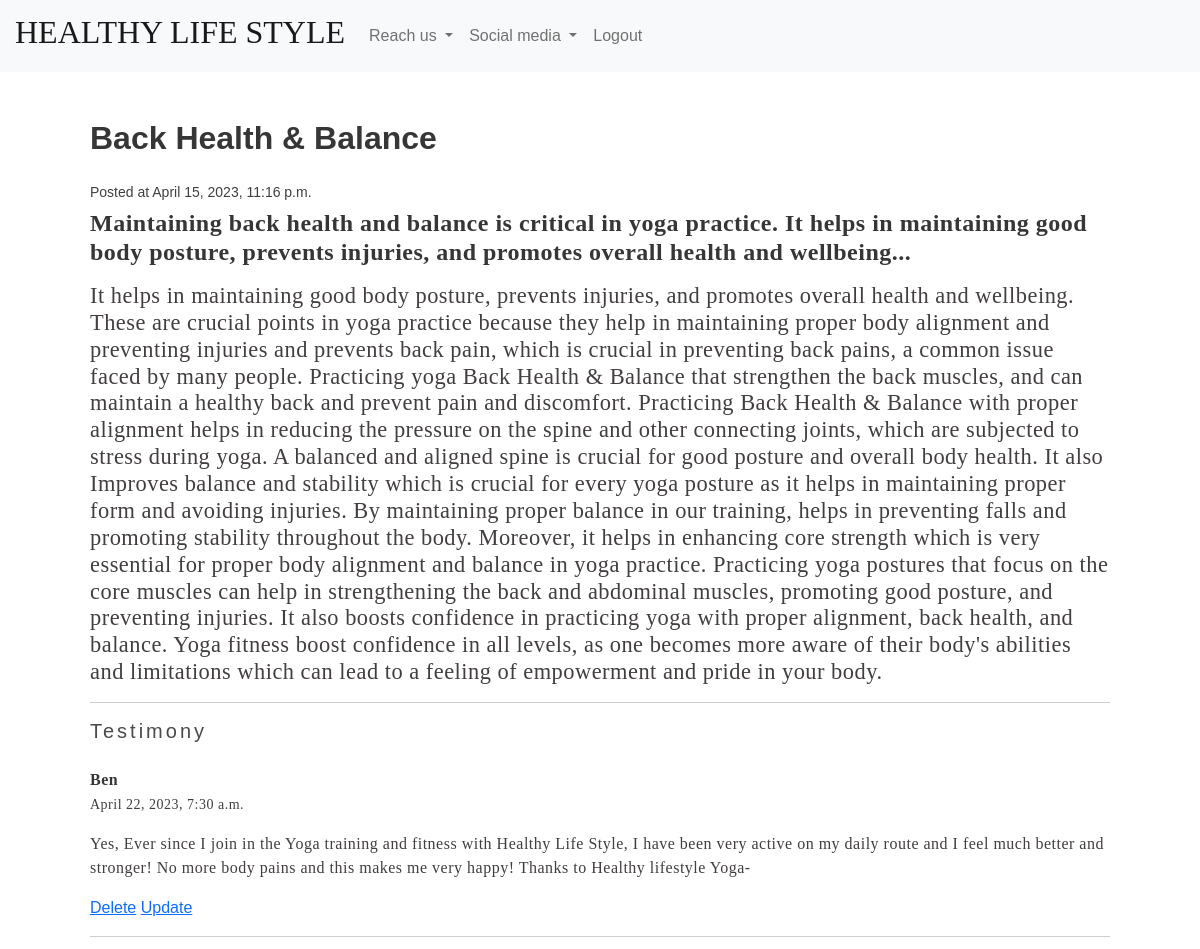
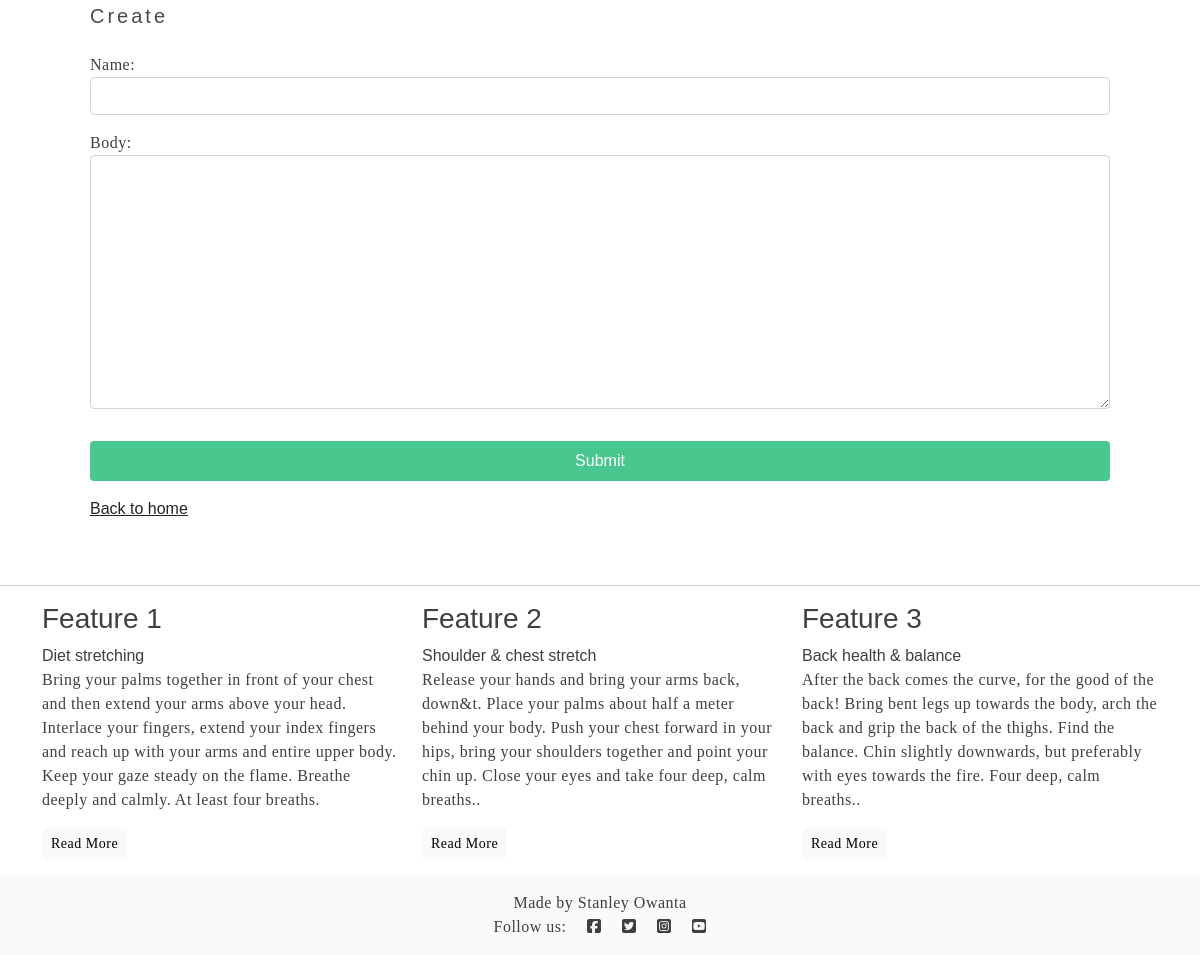
The app's page /-Balance-/ (signed in) with its own data (2 pictures, top to bottom).
### yogapp/models.py (models this page shows, shortened)
class Post(models.Model):
    title = models.CharField(max_length=255)
    author = models.ForeignKey(User, on_delete=models.CASCADE)
    slug = models.SlugField()
    intro = models.TextField()
    body = models.TextField()
    created_on = models.DateTimeField(auto_now_add=True)
    class Meta:
        ordering = ["-created_on"]

class Comment(models.Model):
    author = models.ForeignKey(User, on_delete=models.CASCADE, default='')
    post = models.ForeignKey(
        Post, related_name='comments', on_delete=models.CASCADE)
    name = models.CharField(max_length=255)
    email = models.EmailField()
    body = models.TextField()
    created_on = models.DateTimeField(auto_now_add=True)
    class Meta:
        ordering = ["-created_on"]

### yogapp/views.py (the view)
# urls.py: path('<slug:slug>/', views.post_detail, name='post_detail'),
def post_detail(request, slug):
    post = Post.objects.get(slug=slug)
    if request.method == 'POST':
        form = CommentForm(request.POST)
        if form.is_valid():
            comment = form.save(commit=False)
            comment.post = post
            comment.author = request.user
            comment.save()
            messages.success(request, 'Comment created successfully')
            return redirect('post_detail', slug=post.slug)
        else:
            messages.error(request, 'Error creating comment')
    else:
        form = CommentForm()
    return render(
        request,
        'blog/post_detail.html',
        {'post': post, 'form': form}
    )

### yogapp/forms.py
class CommentForm(forms.ModelForm):
    class Meta:
        model = Comment
        fields = ['name', 'body']
        widgets = {
            'name': forms.TextInput(attrs={'class': 'form-control'}),
            'body': forms.Textarea(attrs={'class': 'form-control'}),
        }

### yogapp/templates/blog/post_detail.html (shortened to what this page needs)
{% extends 'base.html' %}
{% block content %}
<h3 class="title">{{ post.title }}</h3>
<small>Posted at {{ post.created_on }}</small>
<h4>
    <p><strong>{{ post.intro }}</strong></p>
</h4>
<h5>
    <p>{{ post.body }}</p>
</h5>
<hr>
<h4 class="subtitle">Testimony</h4>
{% for comment in post.comments.all %}
<article class="media">
    <div class="media-content">
        <div class="content">
            <p><strong>{{ comment.name }}</strong>
                <br><small>{{ comment.created_on }}</small>
            </p>
            <p>{{ comment.body }}</p>
            {% if comment.author == request.user %}
            <a href="{% url 'DeleteView' comment.id %}" class="danger">Delete</a>
            <a href="{% url 'update_comment' comment.id %}" class="info">Update</a>
            {% endif %}
        </div>
    </div>
</article>
{% empty %}
<div class="notification">
    <p>No comments yet!</p>
</div>
{% endfor %}
<hr>
<h4 class="subtitle">Create</h4>
{% if request.user.is_authenticated %}
<form method="post" action="{% url 'post_detail' post.slug %}">
    {{ form.as_p }}
    <button class="button is-success w-100 my-3" type="submit">Submit</button>
</form>
{% else %}
You must be logged in to comment.
{% endif %}
<a class="text-dark" href="{% url 'frontpage' %}"> Back to home</a>
{% endblock %}

### static/css/style.css (style rules this page uses)
body { background-color: #f8f8f808; color: #423e3e; font-family: sans-serif, sans-serif; }
h4 { margin-top: 5px; letter-spacing: 3px; }
h5 { font-family: serif, sans-serif; font-size: 140%; margin-top: 1px; }
p { font-family: serif, sans-serif; letter-spacing: 0.5px; }

### records on screen
Post: title "Back Health & Balance", created_on "April 15, 2023, 11:16 p.m.", intro "Maintaining back health and balance is critical in yoga practice. It helps in maintaining good body posture, prevents injuries, and promotes overall health and wellbeing...", body "It helps in maintaining good body posture, prevents injuries, and promotes overall health and wellbeing. These are crucial points in yoga practice because they help in maintaining proper body alignment and preventing injuries and prevents back pain, which is crucial in preventing back pains, a common issue faced by many people. Practicing yoga Back Health & Balance that strengthen the back muscles, and can maintain a healthy back and prevent pain and discomfort. Practicing Back Health & Balance with proper alignment helps in reducing the pressure on the spine and other connecting joints, which are subjected to stress during yoga. A balanced and aligned spine is crucial for good posture and…"
Comment: name "Ben", created_on "April 22, 2023, 7:30 a.m.", body "Yes, Ever since I join in the Yoga training and fitness with Healthy Life Style, I have been very active on my daily route and I feel much better and stronger! No more body pains and this makes me very happy! Thanks to Healthy lifestyle Yoga-", shows "Delete"
